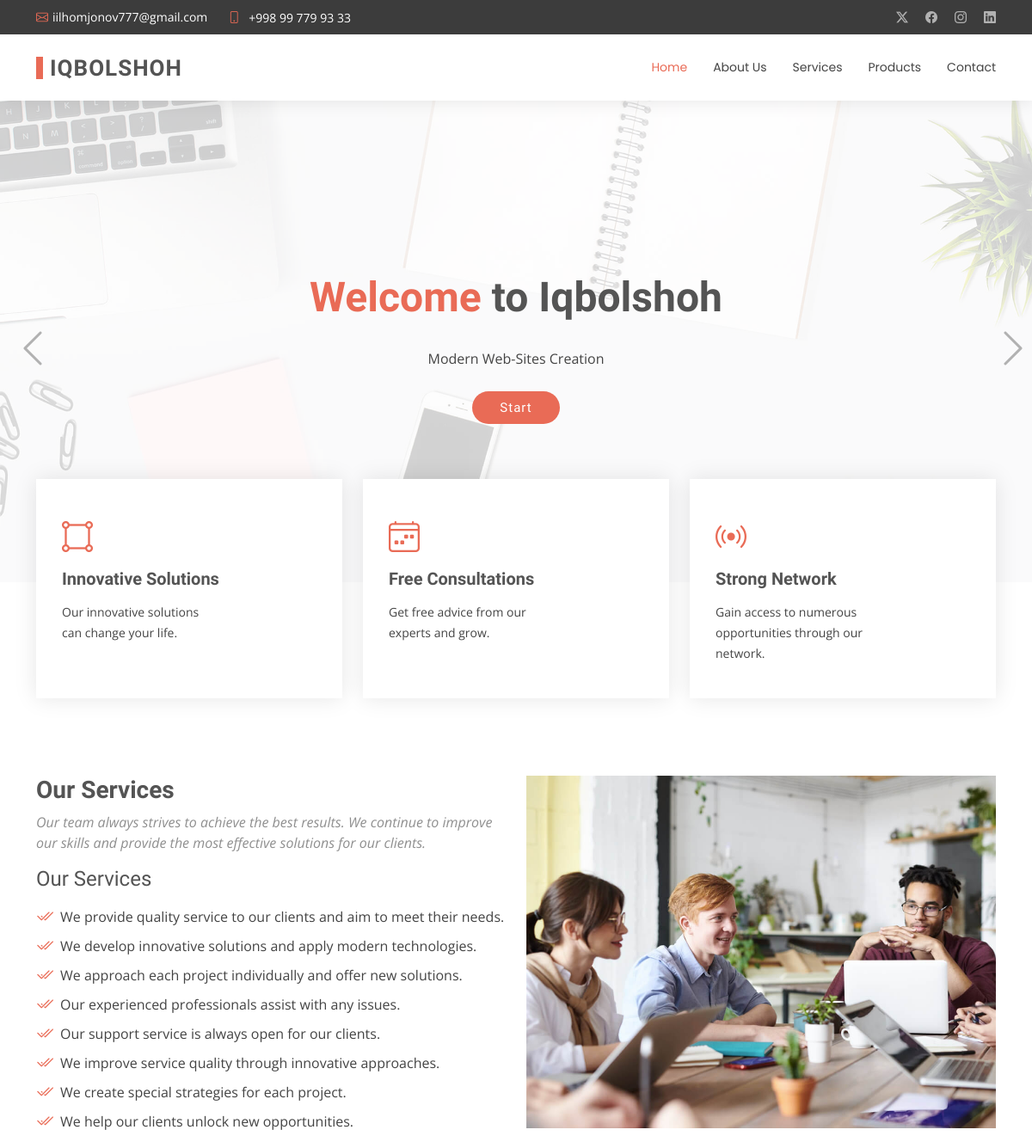
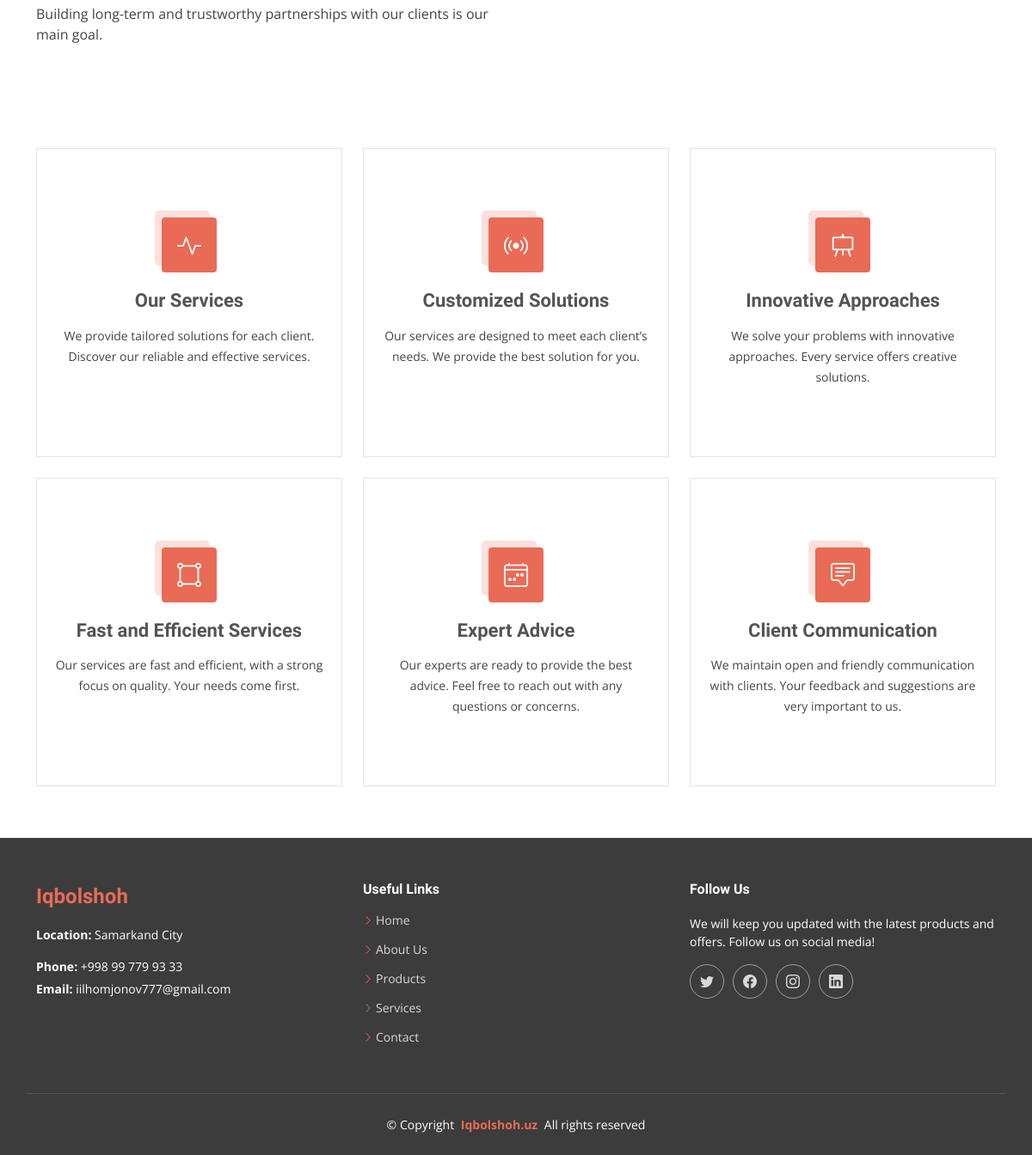
The page / on the database its author committed (2 pictures, top to bottom).
### tables this page shows
CREATE TABLE contact_box (
    id INT AUTO_INCREMENT PRIMARY KEY,
    title VARCHAR(255),
    value VARCHAR(255),
    icon VARCHAR(255)
);

CREATE TABLE banners (
    id INT AUTO_INCREMENT PRIMARY KEY,
    image VARCHAR(255) NOT NULL,
    title VARCHAR(255) NOT NULL,
    description TEXT NOT NULL,
    button_text VARCHAR(100) NOT NULL,
    button_link VARCHAR(255) NOT NULL
);

CREATE TABLE features (
    id INT AUTO_INCREMENT PRIMARY KEY,
    icon VARCHAR(255) NOT NULL,
    title VARCHAR(255) NOT NULL,
    description TEXT NOT NULL
);

CREATE TABLE about (
    id INT AUTO_INCREMENT PRIMARY KEY,
    title VARCHAR(255) NOT NULL,
    p1 TEXT NOT NULL,
    p2 TEXT NOT NULL,
    image VARCHAR(255)
);

CREATE TABLE services (
    id INT AUTO_INCREMENT PRIMARY KEY,
    title VARCHAR(255) NOT NULL,
    description TEXT NOT NULL,
    icon VARCHAR(50) NOT NULL
);

### config.php (called while the page is built, shortened)
<?php
class Database
{
    private $conn;
    public function __construct()
    {
        $servername = "localhost";
        $username = "root";
        $password = "";
        $dbname = "business_website";
        $this->conn = new mysqli($servername, $username, $password, $dbname);
    }
    public function executeQuery($sql)
    {
        $result = $this->conn->query($sql);
        return $result;
    }
    public function select($table, $columns = "*", $condition = "")
    {
        $sql = "SELECT $columns FROM $table $condition";
        return $this->executeQuery($sql)->fetch_all(MYSQLI_ASSOC);
    }
}

### index.php (the view, shortened to what this page needs)
<?php
include 'config.php';
$query = new Database();
$banners = $query->select('banners');
$features = $query->select('features');
$aboutData = $query->select('about');
$serviceItems  = $query->select('about_ul_items');
$services = $query->select('services');
$aboutItems = [];
foreach ($aboutData as $about) {
  $aboutItems[$about['id']] = [
    'title' => $about['title'],
    'p1' => $about['p1'],
    'p2' => $about['p2'],
    'image' => $about['image'],
    'list_items' => []
  ];
}
foreach ($serviceItems as $item) {
  $aboutItems[$item['about_id']]['list_items'][] = $item['list_item'];
}
?>
<!DOCTYPE html>
<html lang="en">
<head>
  <link href="assets/vendor/bootstrap/css/bootstrap.min.css" rel="stylesheet">
  <link href="assets/vendor/bootstrap-icons/bootstrap-icons.css" rel="stylesheet">
  <link href="assets/vendor/aos/aos.css" rel="stylesheet">
  <link href="assets/vendor/swiper/swiper-bundle.min.css" rel="stylesheet">
  <link href="assets/vendor/glightbox/css/glightbox.min.css" rel="stylesheet">
  <link href="assets/css/main.css" rel="stylesheet">
</head>
<body class="index-page">
  <?php include 'includes/header.php' ?>
  <main class="main">
    <section id="hero" class="hero section">
      <div id="hero-carousel" class="carousel slide carousel-fade" data-bs-ride="carousel" data-bs-interval="5000">
        <?php foreach ($banners as $banner): ?>
          <div class="carousel-item <?php echo ($banner === reset($banners)) ? 'active' : ''; ?>">
            <img src="assets/img/banners/<?php echo $banner['image']; ?>" alt="<?php echo $banner['title']; ?>">
            <div class="carousel-container">
              <h2><?php echo '<span>' . explode(' ', $banner['title'])[0] . '</span> ' . implode(' ', array_slice(explode(' ', $banner['title']), 1)); ?></h2>
              <p><?php echo $banner['description']; ?></p>
              <a href="<?php echo $banner['button_link']; ?>" class="btn-get-started"><?php echo $banner['button_text']; ?></a>
            </div>
          </div>
        <?php endforeach; ?>
        <a class="carousel-control-prev" href="#hero-carousel" role="button" data-bs-slide="prev">
          <span class="carousel-control-prev-icon bi bi-chevron-left" aria-hidden="true"></span>
        </a>
        <a class="carousel-control-next" href="#hero-carousel" role="button" data-bs-slide="next">
          <span class="carousel-control-next-icon bi bi-chevron-right" aria-hidden="true"></span>
        </a>
      </div>
      <div class="featured container">
        <div class="row gy-4">
          <?php
          $i = 0;
          foreach ($features as $feature):
            $delay = $i * 100;
          ?>
            <div class="col-lg-4 d-flex" data-aos="fade-up" data-aos-delay="<?php echo $delay; ?>">
              <div class="featured-item position-relative">
                <div class="icon"><i class="<?php echo $feature['icon']; ?> icon"></i></div>
                <h4><a href="" class="stretched-link"><?php echo $feature['title']; ?></a></h4>
                <p><?php echo $feature['description']; ?></p>
              </div>
            </div>
          <?php
            $i++;
          endforeach;
          ?>
        </div>
      </div>
    </section>
    <section id="about" class="section about">
      <div class="container" data-aos="fade-up" data-aos-delay="100">
        <div class="row gy-4">
          <?php foreach ($aboutItems as $about): ?>
            <div class="col-lg-6 order-1 order-lg-2">
              <?php if (!empty($about['image'])): ?>
                <img src="<?= htmlspecialchars($about['image']) ?>" class="img-fluid" alt="About Us">
              <?php endif; ?>
            </div>
            <div class="col-lg-6 order-2 order-lg-1 content">
              <h3><?= htmlspecialchars($about['title']) ?></h3>
              <p class="fst-italic"><?= htmlspecialchars($about['p1']) ?></p>
              <h4><?= htmlspecialchars($about['title']) ?></h4>
              <ul>
                <?php foreach ($about['list_items'] as $item): ?>
                  <li><i class="bi bi-check2-all"></i> <?= htmlspecialchars($item) ?></li>
                <?php endforeach; ?>
              </ul>
              <p><?= htmlspecialchars($about['p2']) ?></p>
            </div>
          <?php endforeach; ?>
        </div>
      </div>
    </section>
    <section id="services" class="services section">
      <div class="container">
        <div class="row gy-4">
          <?php foreach ($services as $service): ?>
            <div class="col-lg-4 col-md-6" data-aos="fade-up" data-aos-delay="<?= ($service['id'] - 1) * 100; ?>">
              <div class="service-item position-relative">
                <div class="icon">
                  <i class="<?= htmlspecialchars($service['icon']) ?>"></i>
                </div>
                <a href="#" class="stretched-link">
                  <h3><?= htmlspecialchars($service['title']) ?></h3>
                </a>
                <p><?= htmlspecialchars($service['description']) ?></p>
              </div>
            </div>
          <?php endforeach; ?>
        </div>
      </div>
    </section>
  </main>
  <?php include 'includes/footer.php' ?>
</body>
</html>

### includes/header.php (shortened to what this page needs)
<?php $contact_boxData = $query->select('contact_box'); ?>
<?php $contactData = $query->select('contact'); ?>
<header id="header" class="header sticky-top">
    <div class="topbar d-flex align-items-center dark-background">
        <div class="container d-flex justify-content-center justify-content-md-between">
            <div class="contact-info d-flex align-items-center">
                <i class="bi bi-envelope d-flex align-items-center">
                    <a href="mailto:<?php echo  $contact_boxData[2]['value']; ?>">
                        <?php echo  $contact_boxData[2]['value']; ?>
                    </a>
                </i>
                <i class="bi bi-phone d-flex align-items-center ms-4">
                    <span>
                        <a href="tel:<?php echo trim($contact_boxData[2]['value']); ?>">
                            <?php echo $contact_boxData[1]['value']; ?>
                        </a>
                    </span>
                </i>
            </div>
            <div class="social-links d-none d-md-flex align-items-center">
                <a href="https://twitter.com/<?php echo  $contactData[0]['twitter']; ?>" class="twitter"><i class="bi bi-twitter-x"></i></a>
                <a href="https://facebook.com/<?php echo  $contactData[0]['facebook']; ?>" class="facebook"><i class="bi bi-facebook"></i></a>
                <a href="https://instagram.com/<?php echo  $contactData[0]['instagram']; ?>" class="instagram"><i class="bi bi-instagram"></i></a>
                <a href="https://linkedin.com/in/<?php echo  $contactData[0]['linkedin']; ?>" class="linkedin"><i class="bi bi-linkedin"></i></a>
            </div>
        </div>
    </div>
    <div class="branding">
        <div class="container position-relative d-flex align-items-center justify-content-between">
            <a href="./" class="logo d-flex align-items-center">
                <h1 class="sitename">Iqbolshoh<br></h1>
            </a>
            <?php $current_page = basename($_SERVER['PHP_SELF']); ?>
            <nav id="navmenu" class="navmenu">
                <ul>
                    <li><a href="./" class="<?= ($current_page == 'index.php') ? 'active' : ''; ?>">Home</a></li>
                    <li><a href="about.php" class="<?= ($current_page == 'about.php') ? 'active' : ''; ?>">About Us</a></li>
                    <li><a href="services.php" class="<?= ($current_page == 'services.php') ? 'active' : ''; ?>">Services</a></li>
                    <li><a href="products.php" class="<?= ($current_page == 'products.php') ? 'active' : ''; ?>">Products</a></li>
                    <li><a href="contact.php" class="<?= ($current_page == 'contact.php') ? 'active' : ''; ?>">Contact</a></li>
                </ul>
            </nav>
        </div>
    </div>
</header>

### includes/footer.php (shortened to what this page needs)
<footer id="footer" class="footer position-relative dark-background">
    <div class="container footer-top">
        <div class="row gy-4">
            <div class="col-lg-4 col-md-6 col-sm-12 footer-about mb-4">
                <a href="./" class="d-flex align-items-center">
                    <span class="sitename">Iqbolshoh</span>
                </a>
                <div class="footer-contact pt-3">
                    <p><strong>Location:</strong> <?php echo  $contact_boxData[0]['value']; ?></p>
                    <p class="mt-3"><strong>Phone:</strong> <span onclick="window.location.href='tel:<?php echo trim($contact_boxData[2]['value']); ?>'"><?php echo $contact_boxData[1]['value']; ?></span></p>
                    <p><strong>Email:</strong> <span onclick="window.location.href='mailto:<?php echo $contact_boxData[2]['value']; ?>'"><?php echo  $contact_boxData[2]['value']; ?></span></p>
                </div>
            </div>
            <div class="col-lg-4 col-md-6 col-sm-12 footer-links mb-4">
                <h4>Useful Links</h4>
                <ul>
                    <li><i class="bi bi-chevron-right"></i> <a href="./">Home</a></li>
                    <li><i class="bi bi-chevron-right"></i> <a href="about.php">About Us</a></li>
                    <li><i class="bi bi-chevron-right"></i> <a href="products.php">Products</a></li>
                    <li><i class="bi bi-chevron-right"></i> <a href="services.php">Services</a></li>
                    <li><i class="bi bi-chevron-right"></i> <a href="contact.php">Contact</a></li>
                </ul>
            </div>
            <div class="col-lg-4 col-md-12 footer-follow mb-4">
                <h4>Follow Us</h4>
                <p>We will keep you updated with the latest products and offers. Follow us on social media!</p>
                <div class="social-links d-flex">
                    <a href="https://twitter.com/<?php echo  $contactData[0]['twitter']; ?>" target="_blank"><i class="bi bi-twitter"></i></a>
                    <a href="https://facebook.com/<?php echo  $contactData[0]['facebook']; ?>" target="_blank"><i class="bi bi-facebook"></i></a>
                    <a href="https://instagram.com/<?php echo  $contactData[0]['instagram']; ?>" target="_blank"><i class="bi bi-instagram"></i></a>
                    <a href="https://linkedin.com/in/<?php echo  $contactData[0]['linkedin']; ?>" target="_blank"><i class="bi bi-linkedin"></i></a>
                </div>
            </div>
        </div>
    </div>
    <div class="container copyright text-center mt-4">
        <p>© <span>Copyright</span> <strong class="px-1 sitename"> <a href="https://iqbolshoh.uz/"> Iqbolshoh.uz</a></strong> <span>All rights reserved</span></p>
    </div>
</footer>

### includes/footer.php (style rules this page uses)
footer .sitename { color: var(--accent-color); }

### rows shown on the page
contact_box: value "iilhomjonov777@gmail.com"
contact_box: value "+998 99 779 93 33"
banners: image (picture), title "Welcome", title "to Iqbolshoh", description "Modern Web-Sites Creation", button_text "Start"
features: title "Innovative Solutions", description "Our innovative solutions can change your life."
features: title "Free Consultations", description "Get free advice from our experts and grow."
features: title "Strong Network", description "Gain access to numerous opportunities through our network."
about: image (picture), title "Our Services", p1 "Our team always strives to achieve the best results. We continue to improve our skills and provide the most effective solutions for our clients.", item "We provide quality service to our clients and aim to meet their needs.", item "We develop innovative solutions and apply modern technologies.", item "We approach each project individually and offer new solutions.", item "Our experienced professionals assist with any issues.", item "Our support service is always open for our clients.", item "We improve service quality through innovative approaches.", item "We create special strategies for each project.", item "We help our clients unlock new opportunities.", p2 "Building long-term and trustworthy partnerships with our clients is our main goal."
services: title "Our Services", description "We provide tailored solutions for each client. Discover our reliable and effective services."
services: title "Customized Solutions", description "Our services are designed to meet each client’s needs. We provide the best solution for you."
services: title "Innovative Approaches", description "We solve your problems with innovative approaches. Every service offers creative solutions."
services: title "Fast and Efficient Services", description "Our services are fast and efficient, with a strong focus on quality. Your needs come first."
services: title "Expert Advice", description "Our experts are ready to provide the best advice. Feel free to reach out with any questions or concerns."
services: title "Client Communication", description "We maintain open and friendly communication with clients. Your feedback and suggestions are very important to us."
contact_box: value "Samarkand City"
